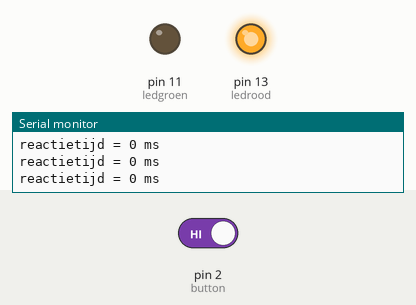
Recording of a sketch running on a simulated Arduino Uno, built with avr-gcc and run on an emulated ATmega328P. Shown: output pins drawn as LEDs (lit = HIGH), the last lines printed to the serial monitor. The inputs (shaded band) are chosen by the test bench; at power-on: pin 2 (button) HIGH. Random numbers use the default seed unless the sketch sets one.

Above: at 3.9 s.
4.0 s: pin 2 (button) driven LOW
At 7.9 s:
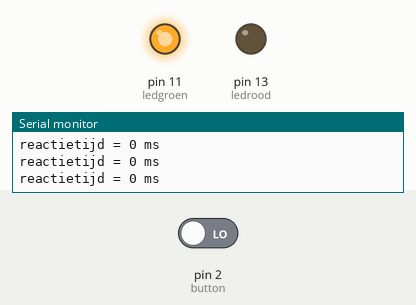
8.8 s: pin 2 (button) driven HIGH
At 9.2 s:
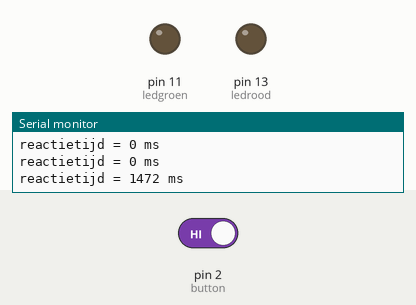
Timing chart, 0 to 21.5 s (numbered marks = the images above; inputs shaded):
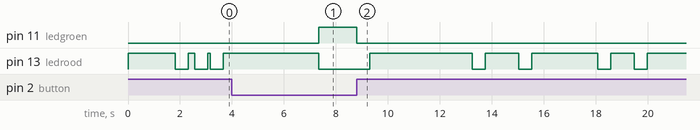

The sketch:

opdracht_8_reactietijd_meten.ino
```cpp
int button = 2;
int ledrood = 13;
int ledgroen = 11;
int wachttijd = 0;
int tijd1 = 0;
int tijd2 = 0;
int buttonstate = 0;

void setup() {
  pinMode(button,INPUT);
  pinMode(ledrood,OUTPUT);
  pinMode(ledgroen, OUTPUT);

  Serial.begin(9600);
}

void loop() {
  digitalWrite(ledrood,HIGH);
  delay(10);
  wachttijd = random(0,5000);
  delay(wachttijd);

  digitalWrite(ledrood,LOW);
  digitalWrite(ledgroen,HIGH);
  tijd1 = millis();

  while(buttonstate == LOW){
    buttonstate = digitalRead(button);
  }
  tijd2 = millis();
  Serial.print("reactietijd = ");
  Serial.print(tijd2 - tijd1);
  Serial.println(" ms");

  buttonstate = 0;
  digitalWrite(ledgroen,LOW);
  delay(500);
}
```

Measured:
- after the input at 4.0 s, pin 11 (ledgroen): LOW → HIGH after 3.3 s
- after the input at 8.8 s, pin 11 (ledgroen): HIGH → LOW at once; pin 13 (ledrood): LOW → HIGH after 0.50 s, → LOW 3.9 s later, → HIGH 0.50 s later, → LOW 1.3 s later, … (9 changes in this stretch)
